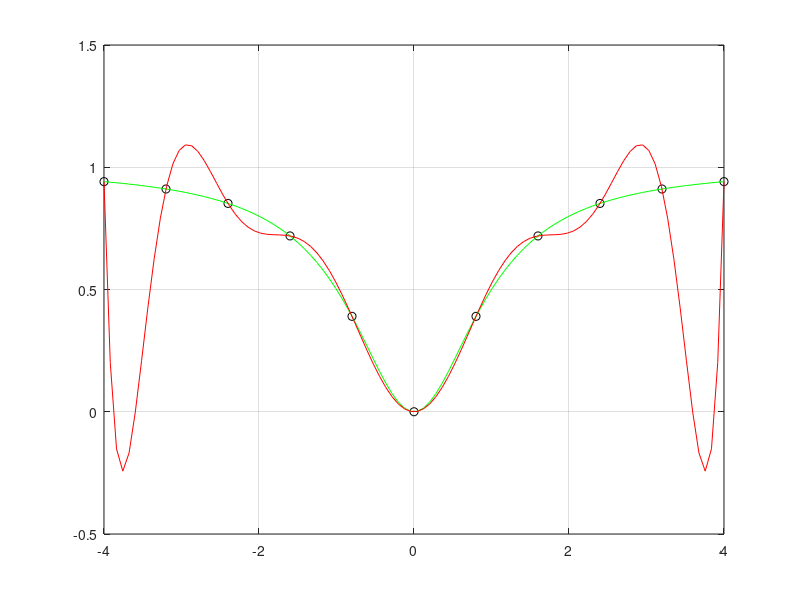
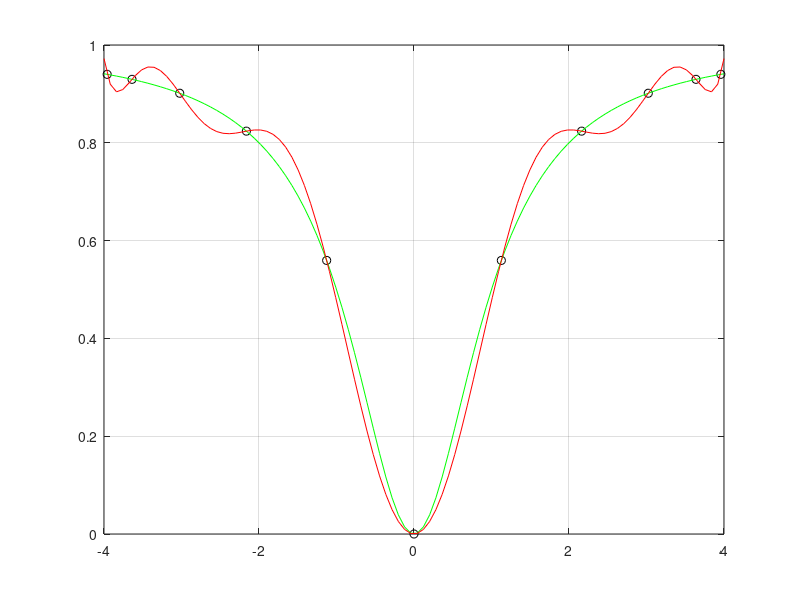

MATLAB code for these plots, in order:
% Esercizio 06

% Dati [parte 1]
f = @(x) (x.^2)./(1 + x.^2);
a = -4;
b = 4;
n = 10;

% Richieste [parte 1]
x = linspace(a,b,n+1);
y = f(x);
p = polyfit(x,y,n)

figure(1)
plot(x,y,"ko")
hold on

z = linspace(a,b);
plot(z,f(z),"g")
plot(z,polyval(p,z),"r")
grid on

E = max(abs(f(z) - polyval(p,z)))

% Dati [parte 2]
k = 1:n+1;
ck = 4*cos(pi*(2*k-1)/(2*n+2));

% Richieste [parte 2]
y = f(ck);
p = polyfit(ck,y,n)

figure(2)
plot(ck,y,"ko")
hold on

z = linspace(a,b);
plot(z,f(z),"g")
plot(z,polyval(p,z),"r")
grid on

E = max(abs(f(z) - polyval(p,z)))
